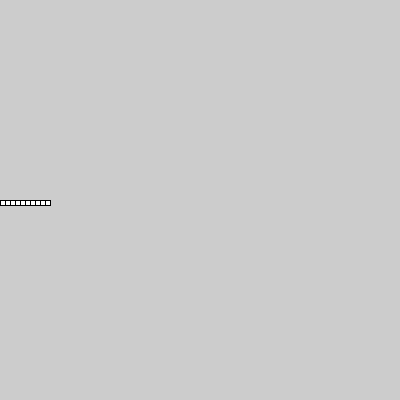
Frame 1 (no input)
Frame 60 (the mouse pressed at the canvas centre just before this capture): identical to frame 1, image omitted
Frame 120 (the mouse held since frame 60 and released just before this capture): identical to frame 1, image omitted

The Processing sketch that drew this single still picture (run headless with seeded random() and noise(); from frame 60 on, the mouse is pressed at the canvas centre):

// Processing sketch: for_simple_ellipse
// ── for_simple_ellipse.pde
void setup () {
    size(400,400);
}

void draw () {
  // i=0 => rect(50 + 0*50,200,50,50)
  // i=1 => rect(50 + 1*50,200,50,50)
  // i=2 => rect(50 + 2*50,200,50,50)
  // i=3 => rect(50 + 3*50,200,50,50)
  // i=4 => rect(50 + 4*50,200,50,50)
  // i=5 => exit
  for(int i=0;i<10;i=i+1){
    rect(i*5, 200, 5, 5);
  }
  //rect(50,200,50,50); 50
  //rect(100,200,50,50); 50 + 50
  //rect(150,200,50,50); 50 + 100
  //rect(200,200,50,50); 50 + 150
  //rect(250,200,50,50); 50 + 200
}
